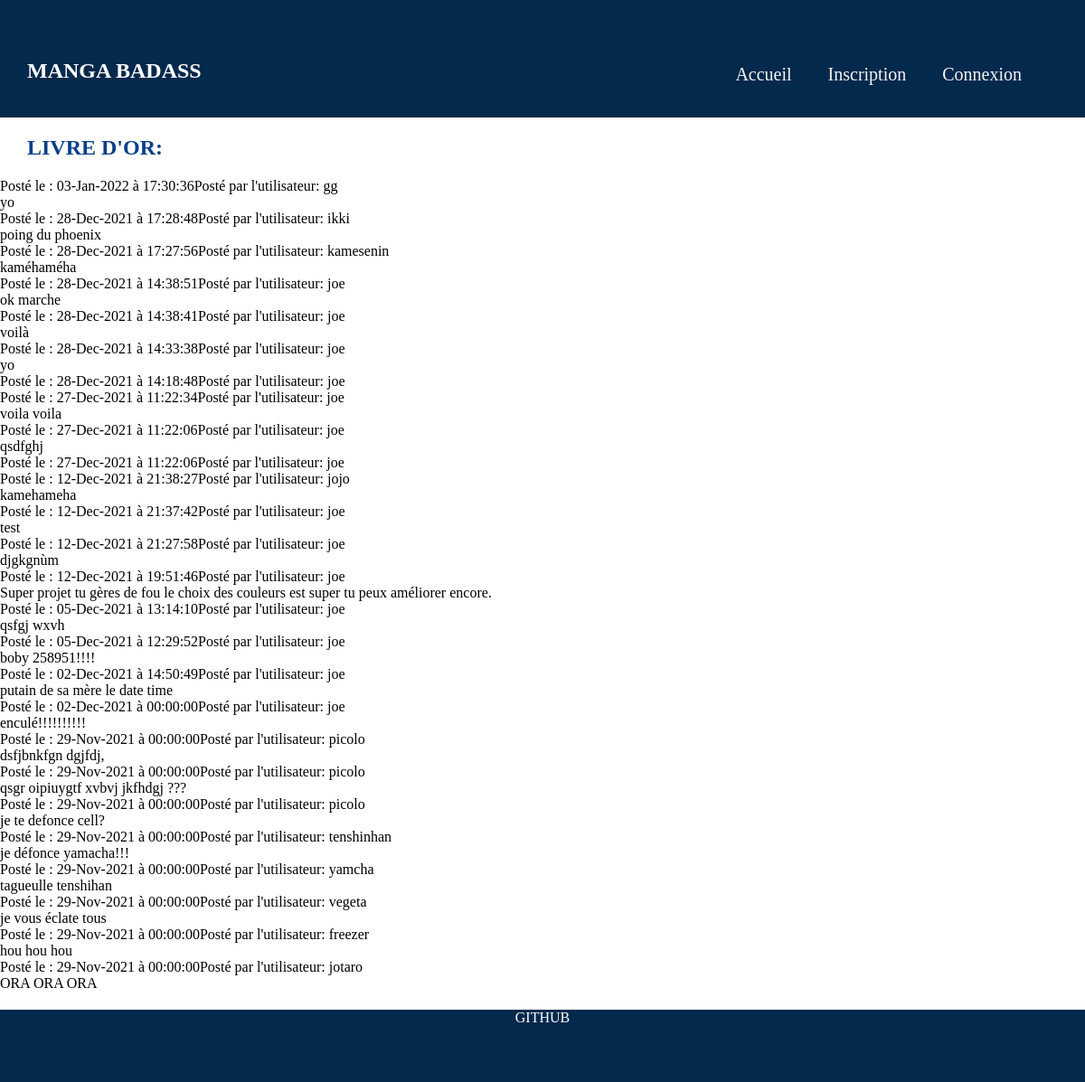
Screenshot of /livre-or.php with the database file from the repository.
### tables this page shows
CREATE TABLE IF NOT EXISTS `commentaires` (
  `id` int(11) NOT NULL AUTO_INCREMENT,
  `commentaire` text NOT NULL,
  `id_utilisateur` int(11) NOT NULL,
  `date` datetime NOT NULL,
  PRIMARY KEY (`id`)
);

CREATE TABLE IF NOT EXISTS `utilisateurs` (
  `id` int(11) NOT NULL AUTO_INCREMENT,
  `login` varchar(255) NOT NULL,
  `password` varchar(255) NOT NULL,
  PRIMARY KEY (`id`)
);

### livre-or.php (the view, shortened to what this page needs)
<?php
    $connex = mysqli_connect("localhost", "root", "", "livreor");
    mysqli_set_charset($connex, 'utf8');
    $requete = mysqli_query($connex, "SELECT utilisateurs.login , commentaires.commentaire, commentaires.date  FROM utilisateurs inner join commentaires on utilisateurs.id = commentaires.id_utilisateur ORDER BY date desc");
    $infos = mysqli_fetch_all($requete, MYSQLI_ASSOC);
?>
<!DOCTYPE html>
<html lang="en">
<head>
    <link rel="stylesheet" href="style/header.css">
    <link rel="stylesheet" href="style/livre-or.css">
    <link rel="stylesheet" href="style/footer.css">
</head>
<body>
    <header>
        <nav id="navbar">
            <h1>MANGA BADASS</h1>
            <ul id="menu">
                <?php
                    if ($_SESSION["users"] == true) {
                            echo "
                                    <li><p id='connex'>Bonjour  " . $_SESSION['users'] ." !</p></li>
                                    <li><a href='index.php' class='navig'>Accueil</a></li>
                                    <li><a href='profil.php' class='navig'>Profil</a></li>
                                    <li><a class='navig' href='commentaire.php'>Commentaire</a></li>
                                    <li><a class='navig' href='livre-or.php'>Livre d'Or</a></li>
                                    <li><a href='deconnexion.php' class='navig'>Déconnexion</a></li>
                                ";
                    }
                    else if (isset($_SESSION["users"])  == false) {
                        echo "
                                <li><a href='index.php' class='navig'>Accueil</a></li>
                                <li><a href='inscription.php' class='navig'>Inscription</a></li>
                                <li><a href='connexion.php' class='navig'>Connexion</a></li>
                            ";
                    }
                ?>
            </ul>
        </nav>
    </header>
    <main>
        <h2>LIVRE D'OR:</h2>
        <?php
            foreach ($infos as $info) { ?>
                <div id="container">
                    <div id="info">
                        <div>
                            <?php
                                $date = date_create($info['date']);
                                echo "Posté le :" . " " . date_format($date, "d-M-Y  à H:i:s" );
                            ?>
                        </div>
                        <div>
                            <?php
                                echo "Posté par l'utilisateur:" . " " . $info['login'];
                            ?>
                        </div>
                    </div>
                            <?php echo $info['commentaire'] ?>
                    </div>
                </div> <?php
            }
        ?>
    </main>
    <footer>
        <div id="blo">
            <a id="lien" href="https://github.com/cyril-porez/livre-or">GITHUB</a>
        </div>
    </footer>
</body>
</html>

### style/header.css (style rules this page uses)
body { margin: 0; padding: 0; }
h1 { color: white; margin-top: 65px; margin-left: 30px; font-family: 'Times New Roman', Times, serif; }
#navbar { background-color: #03294C; display: flex; justify-content: space-between; }
#menu { float: right; display: inline-flex; margin-right: 50px; padding-top: 35px; list-style: none; }
.navig { color: whitesmoke; text-decoration: none; font-size: 20px; padding-left: 20px; }
li .navig { display: block; padding: 20px 20px; }

### style/livre-or.css (style rules this page uses)
#container { display: flex; flex-direction: column; }
#info { display: flex; flex-direction: row; }
h2 { color: #063F88; margin-left: 30px; }

### style/footer.css (style rules this page uses)
footer { height: 80px; background-color: #03294C; margin: 0; padding: 0; }
#lien { color: white; text-decoration: none; }
#blo { display: flex; justify-content: center; margin-top: 20px; }

### rows the page displays
commentaires: date "03-Jan-2022 à 17:30:36", id_utilisateur.login "gg", commentaire "yo"
commentaires: date "28-Dec-2021 à 17:28:48", id_utilisateur.login "ikki", commentaire "poing du phoenix"
commentaires: date "28-Dec-2021 à 17:27:56", id_utilisateur.login "kamesenin", commentaire "kaméhaméha"
commentaires: date "28-Dec-2021 à 14:38:51", id_utilisateur.login "joe", commentaire "ok marche"
commentaires: date "28-Dec-2021 à 14:38:41", id_utilisateur.login "joe", commentaire "voilà"
commentaires: date "28-Dec-2021 à 14:33:38", id_utilisateur.login "joe", commentaire "yo"
commentaires: date "28-Dec-2021 à 14:18:48", id_utilisateur.login "joe"
commentaires: date "27-Dec-2021 à 11:22:34", id_utilisateur.login "joe", commentaire "voila voila"
commentaires: date "27-Dec-2021 à 11:22:06", id_utilisateur.login "joe", commentaire "qsdfghj"
commentaires: date "27-Dec-2021 à 11:22:06", id_utilisateur.login "joe"
commentaires: date "12-Dec-2021 à 21:38:27", id_utilisateur.login "jojo", commentaire "kamehameha"
commentaires: date "12-Dec-2021 à 21:37:42", id_utilisateur.login "joe", commentaire "test"
commentaires: date "12-Dec-2021 à 21:27:58", id_utilisateur.login "joe", commentaire "djgkgnùm"
commentaires: date "12-Dec-2021 à 19:51:46", id_utilisateur.login "joe", commentaire "Super projet tu gères de fou le choix des couleurs est super tu peux améliorer encore."
commentaires: date "05-Dec-2021 à 13:14:10", id_utilisateur.login "joe", commentaire "qsfgj wxvh"
commentaires: date "05-Dec-2021 à 12:29:52", id_utilisateur.login "joe", commentaire "boby 258951!!!!"
commentaires: date "02-Dec-2021 à 14:50:49", id_utilisateur.login "joe", commentaire "putain de sa mère le date time"
commentaires: date "02-Dec-2021 à 00:00:00", id_utilisateur.login "joe", commentaire "enculé!!!!!!!!!!"
commentaires: date "29-Nov-2021 à 00:00:00", id_utilisateur.login "picolo", commentaire "dsfjbnkfgn dgjfdj,"
commentaires: date "29-Nov-2021 à 00:00:00", id_utilisateur.login "picolo", commentaire "qsgr oipiuygtf xvbvj jkfhdgj ???"
commentaires: date "29-Nov-2021 à 00:00:00", id_utilisateur.login "picolo", commentaire "je te defonce cell?"
commentaires: date "29-Nov-2021 à 00:00:00", id_utilisateur.login "tenshinhan", commentaire "je défonce yamacha!!!"
commentaires: date "29-Nov-2021 à 00:00:00", id_utilisateur.login "yamcha", commentaire "tagueulle tenshihan"
commentaires: date "29-Nov-2021 à 00:00:00", id_utilisateur.login "vegeta", commentaire "je vous éclate tous"
commentaires: date "29-Nov-2021 à 00:00:00", id_utilisateur.login "freezer", commentaire "hou hou hou"
commentaires: date "29-Nov-2021 à 00:00:00", id_utilisateur.login "jotaro", commentaire "ORA ORA ORA"
